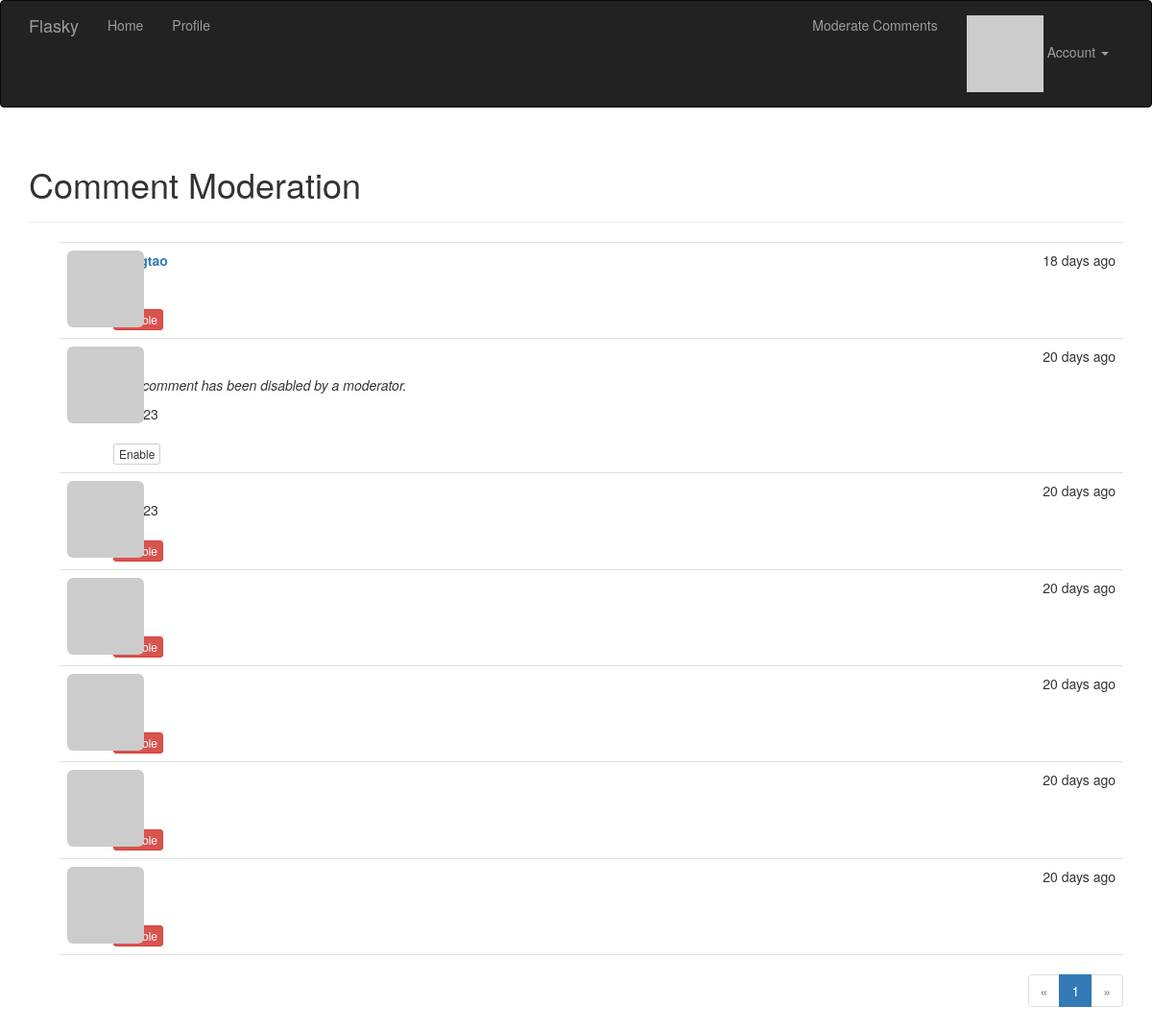
The app's page /moderate (signed in) with its own data.
### app/models.py (models this page shows, shortened)
class Comment(db.Model):
	__tablename__ = 'comments'
	id = db.Column(db.Integer, primary_key=True)
	body = db.Column(db.Text)
	body_html = db.Column(db.Text)
	timestamp = db.Column(db.DateTime, index=True, default=datetime.utcnow)
	disabled = db.Column(db.Boolean)
	author_id = db.Column(db.Integer, db.ForeignKey('users.id'))
	post_id = db.Column(db.Integer, db.ForeignKey('posts.id'))

### app/main/views.py (the view)
@main.route('/moderate')
@login_required
@permission_required(Permission.MODERATE_COMMENTS)
def moderate():
	page = request.args.get('page', 1, type=int)
	pagination = Comment.query.order_by(Comment.timestamp.desc()).paginate(
		page, per_page=current_app.config['FLASKY_COMMENTS_PER_PAGE'],
		error_out=False
		)
	comments = pagination.items
	return render_template('moderate.html', comments=comments,
							pagination=pagination, page=page)

### app/auth/views.py (called while the page is built)
@auth.before_app_request
def before_request():
	if current_user.is_authenticated:
		current_user.ping()
		if not current_user.confirmed \
			and request.endpoint[:5] != 'auth.' \
			and request.endpoint != 'static':
			return redirect(url_for('auth.unconfirmed'))

### app/main/__init__.py (called while the page is built)
@main.app_context_processor
def injec_permissions():
	return dict(Permission=Permission)

### app/models.py (called while the page is built)
@login_manager.user_loader
def load_user(user_id):
	return User.query.get(int(user_id))

	def ping(self):
		self.last_seen = datetime.utcnow()
		db.session.add(self)

	def gravatar_hash(self):
		return hashlib.md5(self.email.lower().encode('utf-8')).hexdigest()

	def gravatar(self, size=100, default='identicon', rating='g'):
		if request.is_secure:
			url = 'https://secure.gravatar.com/avatar'
		else:
			url = 'http://www.gravatar.com/avatar'
		hash = self.avatar_hash or self.gravatar_hash()
		return '{url}/{hash}?s={size}&d={default}&r={rating}'.format(url=url, hash=hash, size=size, default=default, rating=rating)

	def can(self, permissions):
		return self.role is not None and (self.role.permissions & permissions) == permissions

### app/templates/moderate.html (shortened to what this page needs)
{% extends "base.html" %}
{% import "_macros.html" as macros %}
{% block page_content %}
<div class="page-header">
	<h1>Comment Moderation</h1>
</div>
{% set moderate=True %}
{% include '_comments.html' %}
{% if pagination %}
<div class="pagination">
	{{ macros.pagination_widget(pagination, '.moderate') }}
</div>
{% endif %}
{% endblock %}

### app/templates/_comments.html (shortened to what this page needs)
<ul class="comments">
    {% for comment in comments %}
    <li class="comment">
        <div class="comment-thumbnail">
            <a href="{{ url_for('.user', username=comment.author.username) }}">
                <img class="img-rounded profile-thumbnail" src="{{ comment.author.gravatar(size=40) }}">
            </a>
        </div>
        <div class="comment-content">
            <div class="comment-date">{{ moment(comment.timestamp).fromNow() }}</div>
            <div class="comment-author"><a href="{{ url_for('.user', username=comment.author.username) }}">{{ comment.author.username }}</a></div>
            <div class="comment-body">
                {% if comment.disabled %}
                <p></p><i>This comment has been disabled by a moderator.</i></p>
                {% endif %}
            </div>
            {% if moderate %}
                <br>
                {% if comment.disabled %}
                <a class="btn btn-default btn-xs" href="{{ url_for('.moderate_enable', id=comment.id, page=page) }}">Enable</a>
                {% else %}
                <a class="btn btn-danger btn-xs" href="{{ url_for('.moderate_disable', id=comment.id, page=page) }}">Disable</a>
                {% endif %}
            {% endif %}
        </div>
    </li>
    {% endfor %}
</ul>

### app/static/styles.css (style rules this page uses)
.profile-thumbnail { position: absolute; }
ul.comments { list-style-type: none; padding: 0px; margin: 16px 0px 0px 0px; }
ul.comments li.comment { margin-left: 32px; padding: 8px; border-bottom: 1px solid #e0e0e0; }
ul.comments li.comment:nth-child(1) { border-top: 1px solid #e0e0e0; }
div.comment-date { float: right; }
div.comment-author { font-weight: bold; }
div.comment-thumbnail { position: absolute; }
div.comment-content { margin-left: 48px; min-height: 48px; }
div.pagination { width: 100%; text-align: right; padding: 0px; margin: 0px; }

### records on screen
Comment: timestamp "18 days ago"
Comment: timestamp "20 days ago", shows "This comment has been disabled by a moderator."
Comment: timestamp "20 days ago"
Comment: timestamp "20 days ago"
Comment: timestamp "20 days ago"
Comment: timestamp "20 days ago"
Comment: timestamp "20 days ago"

### other values on screen
{{ p }} "1"
